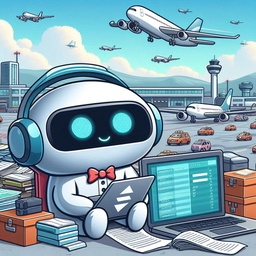
#> input picture py_native_srm/imgs/Sample-Image.jpeg, 256 x 256 px, shrunk from 1024 x 1024 before the run
$ python srm.py imgs/Sample-Image.jpeg 5 5 1.0
#> lines starting #> are read from the running program, lines starting #| are printed output that depends on the picture
"""
    Python Native Implementation of the
    Statistical Region Merging Algorithm
"""

from math import log
from sys import argv
from os.path import basename

from cv2 import imread, imwrite
from numpy import (
    arange as np_arange,
    float32 as np_float32,
    ones as np_ones,
    max as np_max,
    abs as np_abs,
    unique as np_unique,
)

class SRM:
    """SRM Algorithm Driver Class"""

    def __init__(self):
        """The constructor, it initializes all the required variables"""
        self.image = None
        self.parent = None
        self.shape = None
        self.q = None
        self.g = None
        self.delta = None
        self.size = None
        self.min_size = None
        self.max_regions = None

    def run(self, image, _q=32, _max_regions=15, _min_size=0.001):
        """
        run: Main method that runs the SRM Algorithm
             on the input image

        @param image: PATH to the image to segment
        @param q: Modulates the segmentation granularity
        @param max_regions: Limits the undersegmentaion
        @param min_size: Limits oversegmentation
        """

        self.shape = image.shape
        h = self.shape[0]
        w = self.shape[1]
        self.size = w * h
        self.image = np_float32(image.reshape(self.size, -1))
        self.parent = np_arange(self.size)
        self.rank = np_ones(self.size)
        self.q = _q
        self.g = 256
        self.max_regions = _max_regions if _max_regions > 0 else self.size
        self.min_size = _min_size * self.size
        self.delta = log(6) + 2 * log(self.size)

        edge_list = self.make_edge_pairs_list()

        for _parent_a, _parent_b in edge_list[0:]:
            parent_a = self.get_parent(_parent_a)
            parent_b = self.get_parent(_parent_b)
            if parent_a != parent_b and self.predicate(parent_a, parent_b):
                self.merge(parent_a, parent_b)

        # [5 lines of commented-out code are left out]

        for i in range(self.size):
            color = self.image[self.get_parent(i)]
            self.image[i] = color

        return self.image.reshape(self.shape[0], self.shape[1], -1)

    def make_edge_pairs_list(self):
        """Creates a list of the 4-connected pairs"""
        h = self.shape[0]
        w = self.shape[1]

        pairs = []

        for i in range(0, h):
            for j in range(0, w):
                index = i * w + j
                if i != h - 1:
                    pairs.append((index, index + w))
                if j != w - 1:
                    pairs.append((index, index + 1))

        return self.sort_edge_pairs(pairs)

    def sort_edge_pairs(self, pairs):
        """Sorts the edge pairs based on the Radix of the RGB tuples"""
        img = self.image

        def diff(p):
            """Pixel comparator (the f(.,.) in the paper)"""
            (r1, r2) = p
            diff = np_max(np_abs(img[r1] - img[r2]))
            return diff

        return sorted(pairs, key=diff)

    def evaluate_predicate(self, parent_a):
        """Predicate evaluation (based on the relaxed formula in the paper)"""
        return (
            (self.g**2 / float(2 * self.q * self.rank[parent_a])) *
            (min(self.g, self.rank[parent_a])) *
            (log(self.rank[parent_a] + 1)) +
            self.delta
            )

    def predicate(self, parent_a, parent_b):
        """The P() predicate formula from the paper"""
        predicate_a = self.evaluate_predicate(parent_a)
        predicate_b = self.evaluate_predicate(parent_b)
        comp = (self.image[parent_a] - self.image[parent_b]) ** 2
        return (comp <= (predicate_a + predicate_b)).all()

    def merge(self, parent_a, parent_b):
        """The merging procedure"""
        s1 = self.rank[parent_a]
        s2 = self.rank[parent_b]
        color = (self.image[parent_a] * s1 +
                 self.image[parent_b] * s2) / float(s1 + s2)

        if s1 < s2:
            parent_a, parent_b = parent_b, parent_a

        self.parent[parent_b] = parent_a
        self.rank[parent_a] += self.rank[parent_b]
        self.image[parent_a] = color

    def get_parent(self, parent_a):
        """Self explanatory"""
        if self.parent[parent_a] == parent_a:
            return parent_a
        p = self.get_parent(self.parent[parent_a])
        # lazy propogation
        self.parent[parent_a] = p
        return p

    def merge_occlusions(self):
        """Merges occluded portions in the image"""
        for i in range(1, self.size):
            r1 = self.get_parent(i)
            r2 = self.get_parent(i - 1)
            if (
                r1 != r2 and self.rank[r1] <= self.min_size
            ):  # +self.rank[r2] <= self.min_size:
                self.merge(r1, r2)

    def merge_smaller_regions(self):
        """Merges smaller regions to avoid under merging"""
        max_parents = self.retrieve_max_parents()
        if len(max_parents) > self.max_regions:
            allowed_parents = max_parents[: self.max_regions]
            for i in range(1, self.size):
                r1 = self.get_parent(i)
                r2 = self.get_parent(i - 1)
                if r1 != r2 and r1 not in allowed_parents:
                    self.merge(r1, r2)

    def retrieve_max_parents(self):
        """Self explenatory"""
        unique, counts = np_unique(self.parent, return_counts=True)
        parents_counts = dict(zip(unique, counts))
        return [
            k
            for k, v in sorted(
                parents_counts.items(), key=lambda item: item[1], reverse=True
            )
        ]


if __name__ == "__main__":

    FILE_NAME =     argv[1]
    Q =             int(argv[2])
    MAX_REGIONS =   int(argv[3])
    MIN_SIZE =      float(argv[4])

    if MIN_SIZE > 1:
        MIN_SIZE = 1
    elif MIN_SIZE < 0:
        MIN_SIZE = 0

    print(" ---- Running the SRM Algorithm ---- ")

    raw = imread(f"{FILE_NAME}")
#> raw is the input picture: shape (256, 256, 3); mean B, G, R 174.4, 161.3, 126.9
    srm_algo = SRM()
    segmented = srm_algo.run(raw, Q, MAX_REGIONS, MIN_SIZE)
#> in diff, `diff = np_max(np_abs(img[r1] - img[r2]))`: diff = 1
#> in run, `edge_list = self.make_edge_pairs_list()`: edge_list = 130560 items
#> the loop in run, `for _parent_a, _parent_b in edge_list[0:]:` made 130560 passes
#> in run, `return self.image.reshape(self.shape[0], self.shape[1], -1)`:
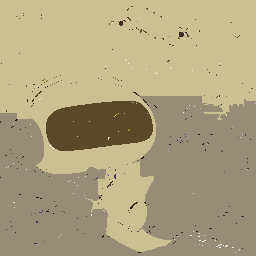
#> returned value: shape (256, 256, 3) float32; mean of channels 0, 1, 2 174.3, 161.4, 126.9; drawn as R, G, B

    base_name = basename(FILE_NAME)

    imwrite(f"Segmented_{base_name}", segmented)
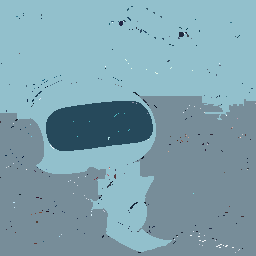
#> saved as Segmented_Sample-Image.jpeg: shape (256, 256, 3); mean B, G, R 174.1, 161.7, 126.9

    print(" <!-!> Finished running the Algorithm <!-!> ")
